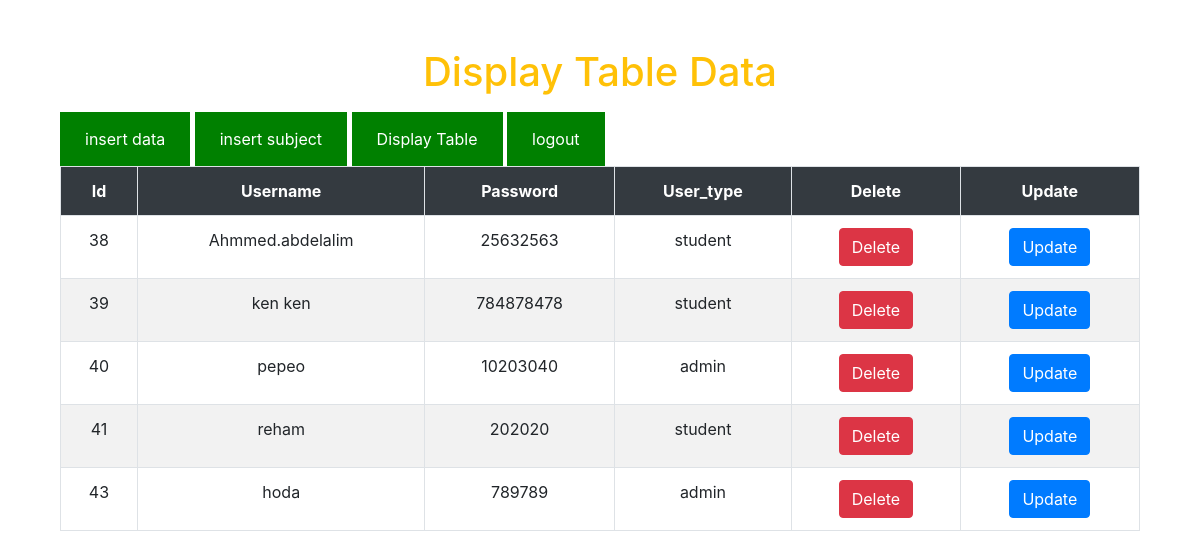
Page /dispaly.php on the committed database.
### tables this page shows
CREATE TABLE `people` (
  `id` int(200) NOT NULL,
  `name` varchar(200) NOT NULL,
  `password` text NOT NULL,
  `User_type` varchar(200) NOT NULL
);

### dispaly.php (the view, shortened to what this page needs)
<!DOCTYPE html>
<html>
<head>
  <link rel="stylesheet" href="https://maxcdn.bootstrapcdn.com/bootstrap/4.0.0/css/bootstrap.min.css">
 <link rel="stylesheet" type="text/css" href="http://ajax.aspnetcdn.com/ajax/jquery.dataTables/1.9.4/css/jquery.dataTables.css">
</head>
<body>
 <div class="container">
 <div class="col-lg-12">
 <br><br>
 <h1 class="text-warning text-center" > Display Table Data </h1>
<a class="link" href="insert.php" >insert data</a>
<a class="link" href="create.table.php" >insert subject</a>
<a class="link" href="display_subject.php" >Display Table</a>
<a class="link" href="index.php" >logout</a>
 <br>
 <table  id="tabledata" class=" table table-striped table-hover table-bordered">
 <tr class="bg-dark text-white text-center">
 <th> Id </th>
 <th> Username </th>
 <th> Password </th>
 <th> User_type </th>
 <th> Delete </th>
 <th> Update </th>
 </tr >
 <?php
 $key = 'qkwjdiw239&&jdafweihbrhnan&^%$ggdnawhd4njshjwuuO';
function decryptthis($data, $key) {
  $encryption_key = base64_decode($key);
  list($encrypted_data, $iv) = array_pad(explode('::', base64_decode($data), 2),2,null);
  return openssl_decrypt($encrypted_data, 'aes-256-cbc', $encryption_key, 0, $iv);
  }
 include 'bd.php';
 $q = "select * from people ";
 $query = mysqli_query($conn,$q);
 while($res = mysqli_fetch_array($query)){
 ?>
 <tr class="text-center">
 <td> <?php echo $res['id'];  ?> </td>
 <td> <?php echo $res['name'];  ?> </td>
 <td> <?php echo decryptthis( $res['password'],$key);  ?> </td>
 <td> <?php echo $res['User_type'];  ?> </td>
 <td> <button class="btn-danger btn"> <a href="delete.php?id=<?php echo $res['id']; ?>" class="text-white"> Delete </a>  </button> </td>
 <td> <button class="btn-primary btn"> <a href="update.php?id=<?php echo $res['id']; ?>" class="text-white"> Update </a> </button> </td>
 </tr>
 <?php
 }
  ?>
 </table>
 </div>
 </div>
</body>
</html>

### dispaly.php (style rules this page uses)
.link { background-color: #f44336; color: white; padding: 15px 25px; text-align: center; text-decoration: none; display: inline-block; }
.link { background-color: green; }

### rows in the picture
people: id "38", name "Ahmmed.abdelalim", password "25632563", User_type "student"
people: id "39", name "ken ken", password "784878478", User_type "student"
people: id "40", name "pepeo", password "10203040", User_type "admin"
people: id "41", name "reham", password "202020", User_type "student"
people: id "43", name "hoda", password "789789", User_type "admin"
